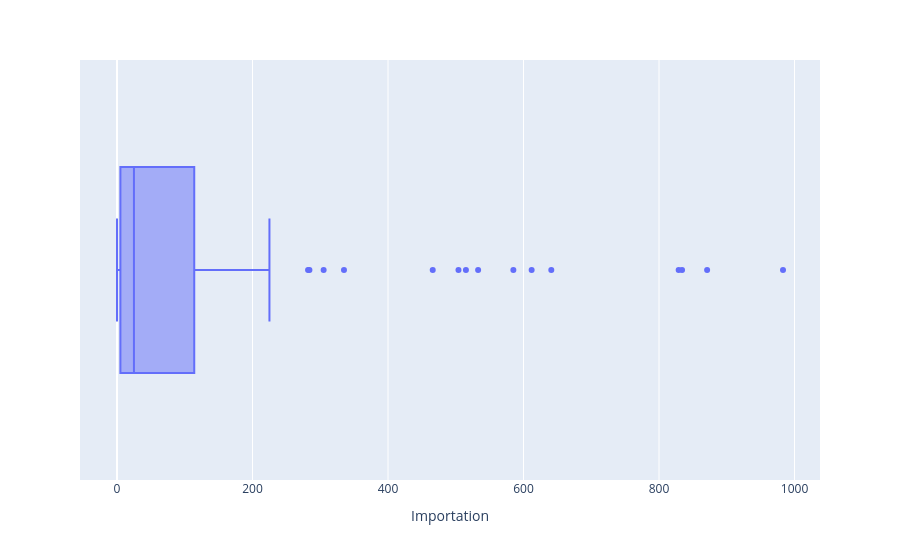

The notebook cell this image was saved under:
### Code cell
px.box(df_dispo_alim, x="Importation", hover_name="Zone")

### Figure 1 — Plotly figure (JSON) as saved in the notebook; plotly's stock layout.template omitted (floating-point values rounded to 4 significant figures; data arrays with more than 128 entries replaced by an {"elided": "..."} marker saying what was removed)
{"data": [{"alignmentgroup": "True", "hovertemplate": "<b>%{hovertext}</b><br><br>Importation=%{x}<extra></extra>", "hovertext": {"elided": "134 str values"}, "legendgroup": "", "marker": {"color": "#636efa"}, "name": "", "notched": false, "offsetgroup": "", "orientation": "h", "showlegend": false, "type": "box", "x": {"elided": "134 float values"}, "x0": " ", "xaxis": "x", "y0": " ", "yaxis": "y"}], "layout": {"boxmode": "group", "legend": {"tracegroupgap": 0}, "margin": {"t": 60}, "xaxis": {"anchor": "y", "domain": [0, 1], "title": {"text": "Importation"}}, "yaxis": {"anchor": "x", "domain": [0, 1]}}}
